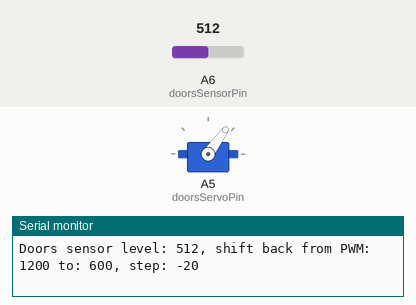
Simulated run of this sketch. Board: Arduino Nano, built with avr-gcc and run on an emulated ATmega328P. On the bench: servo, the last lines printed to the serial monitor. Wiring (inferred from the names in the program): servo: signal A5. Inputs (shaded band) come from the test bench; at power-on: A6 (doorsSensorPin) = 512. Servo pulses on a pin are drawn as a servo (544–2400 µs = 0–180°).

Above: at 2.7 s.
2.8 s: A6 (doorsSensorPin) set to 990
At 4.0 s:
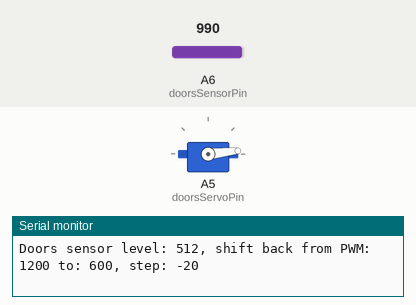
5.8 s: A6 (doorsSensorPin) set to 972
At 6.37 s:
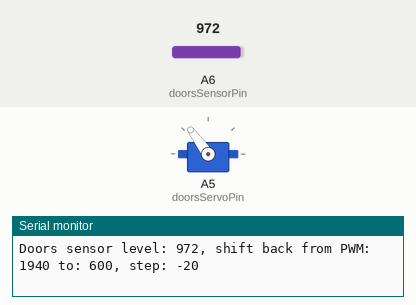
8.8 s: A6 (doorsSensorPin) set to 1023
At 10.0 s:
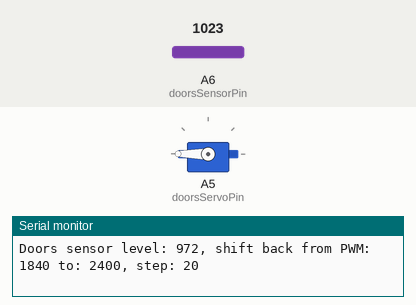
Timing chart, 0 to 17.8 s (numbered marks = the images above; inputs shaded):
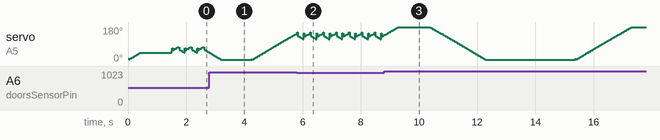

Measured:
- the behaviour switches between 980 and 979 on A6 (doorsSensorPin) (found by bisection; images 1 and 2)

The sketch:

DoorsServo_test.ino
```cpp
#define DEBUG


// пины для сервы дверей
const int doorsServoPin = A5;
const int doorsSensorPin = A6;

// перемещение дверей в положение
const int Open = 1;
const int Close = 0;
const int SemiOpen = 2;

const int doorsOpenPWM = 2400;         // ШИМ для серво дверей, мкс
const int doorsClosedPWM = 600;
const int doorsSemiOpenPWM = 1000;      // ШИМ приоткрытия дверей при инициализации
const int doorsShiftTime = 1800;       // время на перемещение дверей, мс
const int doorsStepTime = 20;          // период импульсов серво дверей, мс
const int doorsFinishPulses = 3;       // число импульсов для "довода" в конечное положение
int doorsStepPWM = (doorsOpenPWM - doorsClosedPWM) / (doorsShiftTime / doorsStepTime); // шаг ШИМ
const int doorsSensorThreshold = 980;  // порог значения АЦП датчика тока серво
const int doorsTryLimit = 10;          // количество попыток перемещения дверей
const int doorsTryDelay = 1000;        // задержка между попытками, мс
int doorsPWM;

void setup() {

  pinMode(doorsServoPin, OUTPUT);
  digitalWrite(doorsServoPin, 0);
  pinMode(doorsSensorPin, INPUT);

  Serial.begin(115200);

  // двери в приоткрытое положение
  doorsPWM = doorsClosedPWM;
  doorsShift(SemiOpen, 0);
  delay(1000);
}

void loop() {

  doorsShift(Close, 1);
  delay(3000);
  doorsShift(Open, 1);
  delay(3000);

}


// открывание/закрывание/приоткрывание дверей
void doorsShift(int dir, int sensorOnOff) {
  int doorsSrcPWM;
  int doorsTgtPWM;
  int doorsStepPWMCurr;
  int checkSensor = 0;
  int blockage = 0;
  int i;

  // определяем начальное и конечное положение и знак шага
  if (dir == Close) {
    // закрывание
    doorsSrcPWM = doorsOpenPWM;
    doorsTgtPWM = doorsClosedPWM;
    doorsStepPWMCurr = -1 * doorsStepPWM;
  }
  else {
    if (dir == Open) {
      // открывание
      doorsSrcPWM = doorsClosedPWM;
      doorsTgtPWM = doorsOpenPWM;
      doorsStepPWMCurr = doorsStepPWM;
      }
    else {
      // приоткрывание
      doorsSrcPWM = doorsClosedPWM;
      doorsTgtPWM = doorsSemiOpenPWM;
      doorsStepPWMCurr = doorsStepPWM;
    }
  }

  // цикл попыток перемещения дверей
  for (i = 1; i < doorsTryLimit; i++) {
    #ifdef DEBUG
    Serial.println();
    Serial.print("Doors shift trying: ");
    Serial.print(i);
    Serial.print(", from PWM: ");
    Serial.print(doorsPWM);
    Serial.print(" to: ");
    Serial.print(doorsTgtPWM);
    Serial.print(", step: ");
    Serial.println(doorsStepPWMCurr);
    #endif

    // перемещаемся к конечному положению, пока не перескочили через него
    while (doorsStepPWMCurr > 0 && doorsPWM <= doorsTgtPWM || doorsStepPWMCurr < 0 && doorsPWM >= doorsTgtPWM) {
      #ifdef DEBUG
      //Serial.print(doorsPWM);
      //Serial.print(' ');
      #endif
      // импульс на серву
      digitalWrite(doorsServoPin, HIGH);
      delayMicroseconds(doorsPWM);
      digitalWrite(doorsServoPin, LOW);
      // задержка для периода управления сервой
      delay(doorsStepTime);

      // замеряем ток
      int sensor = analogRead(doorsSensorPin);

      // признак необходимости проверки препятствия
      if (checkSensor > 0)
        checkSensor--;

      // проверяем препятствие
      if (sensorOnOff > 0 && checkSensor == 0 && sensor < doorsSensorThreshold) {
        // есть препятствие
        // для движения в обратную сторону меняем местами начальное и конечное положение и знак шага
        int tmp = doorsTgtPWM; doorsTgtPWM = doorsSrcPWM; doorsSrcPWM = tmp;
        doorsStepPWMCurr *= -1;
        // откатываем текущее положение на 5 шагов
        doorsPWM += 5 * doorsStepPWMCurr;
        // устанавливаем признак препятствия
        blockage = 1;
        // блокируем проверку препятствия на несколько последующих шагов
        checkSensor = 10;
        #ifdef DEBUG
        Serial.println();
        Serial.print("Doors sensor level: ");
        Serial.print(sensor);
        Serial.print(", shift back from PWM: ");
        Serial.print(doorsPWM);
        Serial.print(" to: ");
        Serial.print(doorsTgtPWM);
        Serial.print(", step: ");
        Serial.println(doorsStepPWMCurr);
        #endif
      }

      // двигаем значение ШИМ
      doorsPWM += doorsStepPWMCurr;
    }

    if (blockage != 0) {
      // было препятствие,
      // восстанавливаем начальное и конечное положения и знак шага
      int tmp = doorsTgtPWM; doorsTgtPWM = doorsSrcPWM; doorsSrcPWM = tmp;
      doorsStepPWMCurr *= -1;

      // сбрасываем признак препятствия
      blockage = 0;

      // и делаем следующую попытку с задержкой
      delay(doorsTryDelay);
      continue;
    }

    // доводим двери в конечное положение
    doorsPWM = doorsTgtPWM;
    for (int j = 0; j < doorsFinishPulses; j++) {
      digitalWrite(doorsServoPin, 1);
      delayMicroseconds(doorsPWM);
      digitalWrite(doorsServoPin, 0);
      delay(doorsStepTime);
    }

    // нормальное завершение попытки
    break;
  }
  if (i == doorsTryLimit) {
    // превышено количество попыток, аварийный останов
    #ifdef DEBIG
    Serial.println();
    Serial.println("Doors shift limit exceeded! Emergency stop");
    #endif
    while(1);
  }

}
```
